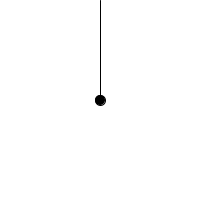
Frame 1 (no input)
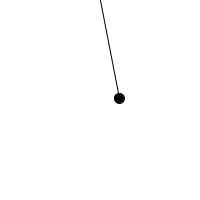
Frame 60 (the mouse pressed at the canvas centre just before this capture)
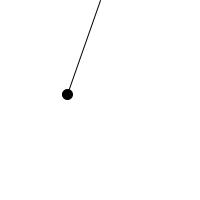
Frame 120 (the mouse held since frame 60 and released just before this capture)

The Processing sketch that drew these frames (run headless with seeded random() and noise(); from frame 60 on, the mouse is pressed at the canvas centre):

// Processing sketch: pendulum
// ── pendulum.pde
float theta = 0.0;

void setup() {
  size(200,200);
  smooth();
}

void draw() {
  background(255);
  
  float x = (sin(theta) + 1) * width/2;
  float y = (abs(cos(theta))) * height/2;
  
  theta += 0.05;
  
  fill(0);
  stroke(0);
  line(width/2,0,x,y);
  ellipse(x,y,10,10);
}
